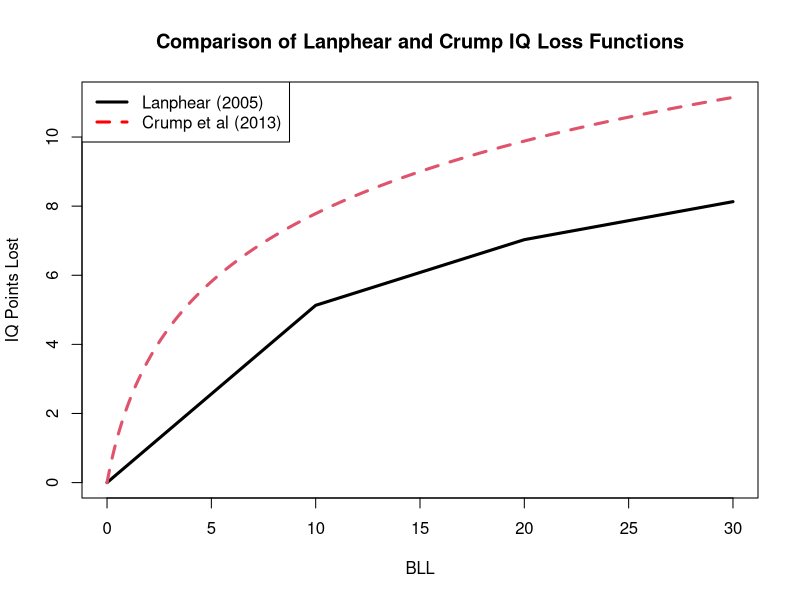

Generate this figure with R: (Note: this script raises an error after producing the figure.)
#-------------------------------------------------------------------------------
# 2024-03-24
#
# This is an alternative version of 2-calculate-IQ-loss.R that compares three 
# ways of calculating IQ losses: 
#
#   (1) Our preferred method from 2-calculate-IQ-loss.R based on fitting Beta
#       distributions to the GBD data and the Lanphear (2005) IQ loss function.
#
#   (2) Same as (1) except with beta * log(BLL + 1) from Crump et al.
#
#   (3) The method from Larsen and Sanchez-Triana (2023). This uses the same
#       IQ loss function as in (2) but a completely different way of estimating
#       the distribution of lead exposure levels in the population and a simpler
#       numerical approximation to the final integral. Details follow below.
#
# Below we compute the correlations between these three alternatives and make
# a pairs plot.
#-------------------------------------------------------------------------------

#-------------------------------------------------------------------------------
# IQ points lost as a function of BLL (Lanphear, 2005)
#-------------------------------------------------------------------------------
lanphear <- function(bll) {
  # In our other paper we multiplied this by 20568 to convert to a dollar cost.
  # Here we leave the result is in units of IQ points.
  pmin(bll, 10) * 0.513 + (bll >= 10) * pmin(bll - 10, 20 - 10) * 0.19 +
             (bll >= 20) * (bll - 20) * 0.11
}

#-------------------------------------------------------------------------------
# IQ points lost as a function of BLL (Crump et al 2013)
#-------------------------------------------------------------------------------
crump <- function(bll) {
  3.246 * log(bll + 1)
}

# Sanity check: should give roughly 5.8 and 7.8, respectively, according to the 
# appendix from Larsen & Sanchez-Triana (2023)
crump(c(5, 10))

# Compare crump() and lanphear() across a range of BLLs
bll_seq <- seq(0, 30, 0.01)
matplot(x = bll_seq,
        y = cbind(lanphear(bll_seq), crump(bll_seq)),
        type = 'l', lwd = 3, 
        xlab = 'BLL', 
        ylab = 'IQ Points Lost',
        main = 'Comparison of Lanphear and Crump IQ Loss Functions')
legend(x = 'topleft', legend = c('Lanphear (2005)', 'Crump et al (2013)'),
       lty = 1:2, lwd = 3, col = c('black', 'red'))

rm(bll_seq)
  
#-------------------------------------------------------------------------------
# To use the above relationship to calculate total (per person) IQ loss we need
# the *distribution* of BLLs, not merely simple summary statistics. In principal
# we could try to access the underlying models used by the GBD to construct this
# information for ourselves, but that would be very time-consuming. In our
# script 2-calculate-IQ-loss.R we considered three approaches that fit 
# a parametric distribution to the observed summary statistics:
#
# (1) A log-normal distribution with a mean equal to the empirical mean and 
#     scale parameter chosen to minimize the sum of squared errors of empirical
#     versus theoretical P(BLL > 5) and P(BLL > 10)
#
# (2) Ditto with a Beta distribution supported on [0, 100]
#
# (3) A three point discrete distribution. Put P(X > 10) probability on 10 and
#     P(X > 5) - P(X > 10) on 5. Ignore any costs from BLLs below 5 to get a 
#     *lower* bound 
#
# Based on comparisons of these methods on microdata from Illinois, we chose to
# use the second option in our main analyes. For the purposes of the comparisons
# in the present script, we only consider results for the Beta distribution
#-------------------------------------------------------------------------------


#-------------------------------------------------------------------------------
# Function to fit Beta distribution distribution
#
# Let a denote `shape1` and b denote `shape2` in `dbeta`. We use the fact that
# E(X) = [a / (a + b)] to *fix* the relationship between a and b by imposing
# (theoretical mean) = (empirical mean). In particular, solving for b gives
#
# b = a (1 - mu) / mu
# 
# where mu is shorthand for E(X). Notice that we divide the empirical mean by
# 100 because the beta distribution is supported on [0, 1]. This means that the
# maximum possible BLL is 100 micrograms/decliter.
#-------------------------------------------------------------------------------
get_beta_params <- function(avgbll, frac5plus, frac10plus) {
  max_bll <- 100 
  mu <- avgbll / max_bll
  f <- function(a) {
    theoretical <- pbeta(c(5, 10) / max_bll, 
                         shape1 = a, 
                         shape2 = a * (1 - mu) / mu,
                         lower.tail = FALSE)
    sum((theoretical - c(frac5plus, frac10plus))^2)
  }
  a_star <- optimize(f, c(0.0001, 10))$minimum
  b_star <- a_star * (1 - mu) / mu
  return(c(shape1 = a_star, shape2 = b_star))
}

#-------------------------------------------------------------------------------
# Compute beta parameters for all countries
#-------------------------------------------------------------------------------
bllGBD <- bllGBD |> 
  select(avgbll, frac5plus, frac10plus) |> 
  pmap_dfr(get_beta_params) |> 
  bind_cols(bllGBD) 
#relocate(shape1, shape2, .after = frac10plus)

#-------------------------------------------------------------------------------
# Compute integrated IQ loss for all countries: Beta version
#-------------------------------------------------------------------------------
get_beta_IQ_integral <- function(shape1, shape2, iq_loss) {
  # Beta density on [0, 100]
  f <- \(x) dbeta(x / 100, shape1, shape2) / 100 # Jacobian!
  integral <- integrate(\(x) f(x) * iq_loss(x), 0, Inf)
  return(integral$value)
}

get_IQ_integral_crump <- function(shape1, shape2) {
  get_beta_IQ_integral(shape1, shape2, iq_loss = crump)
}

get_IQ_integral_lanphear <- function(shape1, shape2) {
  get_beta_IQ_integral(shape1, shape2, iq_loss = lanphear)
}

bllGBD <- bllGBD |> 
  mutate(IQ_integral_lanphear = map2_dbl(shape1, shape2, get_IQ_integral_lanphear),
         IQ_integral_crump = map2_dbl(shape1, shape2, get_IQ_integral_crump))

#-------------------------------------------------------------------------------
# Larsen and Sanchez-Triana (2023) Approach
#
# The authors of this paper use a log-normal approximation to BLLs, but they're
# not totally explicit about how the do it. What follows is my best guess of 
# their procedure based on the explanation in their appendix.
# 
#  Step 1: Estimate standard deviations of BLLs
#   Using data from a paper by Ericson et al, which contains both means and SDs
#   of BLLs, they fit two regressions: one for adults and one for children. The
#   estimated regression functions are:
#
#     Function:   SD/BLL = alpha - beta * log(BLL)
#     Children:   (SD of BLL) = 1.79 - 0.627 * log(Mean of BLL)
#     Adults:     (SD of BLL) = 1.70 - 0.561 * log(Mean of BLL)
#
#  Step 2: Calibrate parameters of a Log-normal distribution
#   The parameters of a Log-normal distribution do *not* equal its mean and
#   standard deviation: they equal the mean and variance on the log scale. To 
#   convert from means and SDs on the "raw" scale to the parameters of the 
#   distribution, we can use the following equalities:
#   
#     mu = log { ([Mean BLL])^2 / sqrt([SD of BLL]^2 + [Mean BLL]^2) }
#     sigma = sqrt{ log[1 + (SD of BLL)^2 / (Mean BLL)^2]}
#
#   These formulas do not appear in the paper or its online appendix, so I'm 
#   only assuming that this is what they must have done.
# 
#  Step 3: Approximate the Integral
#   The authors use a somewhat complicated discrete approximation to in place of
#   our numerical integrals from above. First they define 101 "bins" of BLLs
#
#       i =   0:    BLL from  0.0 -  0.5 micrograms / dl
#       i =   1:    BLL from  0.5 -  1.0 micrograms / dl    
#       i =   2:    BLL from  1.0 -  1.5 micrograms / dl    
#         .
#         .
#         .
#       i =  99:    BLL from 49.5 - 50.0 micrograms / dl    
#       i = 100:    BLL > 50 micrograms / dl
#
#   Next, the assign probabilities to each bin according to the calibrated 
#   log-normal distribution. Let F be the CDF of this distribution and P(i) 
#   be the probability assigned to bin i. They set:
#
#       P(0) = F(0.5)
#       P(1) = F(1.0) - F(0.5)
#       P(2) = F(1.5) - F(1.0)
#            .
#            .
#            .
#       P(99) = F(50.0) - F(49.5)
#       P(100) = 1 - F(50)
#
#   Next they assign IQ point losses to each bin according to the bin *midpoint*
#   except in the last bin, where they evaluate at 50 micrograms / dl
#       
#       IQ(0) = crump(0.25)
#       IQ(1) = crump(0.75)
#       IQ(2) = crump(1.25)
#             .
#             .
#             .
#       IQ(99) = crump(49.75)
#       IQ(100) = crump(50)
#
#   Finally, they approximate lost IQ points from lead exposure as:
#
#       (Lost IQ Points) = Constant * [SUM(i = 0, ..., 100) of IQ(i) * P(i)]
#
#   There are two things I'm not clear about:
#
#       (1) I don't understand the choice of constant. They write: "We define
#           C_k / k [the constant] as the population under age five years in 
#           2019 with k=5 for consistency with the age of BLL measurements and 
#           IQ tests in the studies of the pooled analyses. Alternatively,
#           C_k may be defined as the birth cohort in 2019 adjusted for under-5
#           mortality rates with k=1."
#
#       (2) They have two different regression models for estimating the SD of
#           BLLs from the observed mean of BLLs: one for kids and one for adults.
#           Presumably they combine these to get overall parameters for the 
#           calibrated log-normal distribution but there's no explanation in the
#           paper. I can't think of an obvious way to do it.
#-------------------------------------------------------------------------------

raw_to_log_params <- function(E_X, SD_X) {
  # For X ~ Log-normal(mu, sigma) compute mu and sigma from E(X) and SD(X)
  E_X_squared <- SD_X^2 + E_X^2
  mu <- 2 * log(E_X) - 0.5 * log(E_X_squared)
  sigma <- sqrt(log(E_X_squared) - 2 * log(E_X))
  c(mu = mu, sigma = sigma)
}

# test get_lognormal_params
set.seed(1983)
x <- rlnorm(1e7, meanlog = 0.5, sdlog = 1.3)
raw_to_log_params(mean(x), sd(x))
rm(x)

#-------------------------------------------------------------------------------
# Compute lognormal parameters for all countries
#-------------------------------------------------------------------------------
get_lognormal_params <- function(avgbll) {
  sdbll <- 1.79 - 0.627 * log(avgbll)
  raw_to_log_params(avgbll, sdbll)
}

bllGBD <- bllGBD |> 
  select(avgbll) |> 
  pmap_dfr(get_lognormal_params) |> 
  bind_cols(bllGBD) 


#-------------------------------------------------------------------------------
# Function approximate the IQ loss integral in Larsen & Sanchez-Triana
#-------------------------------------------------------------------------------
get_Larsen_Sanchez_Triana <- function(mu, sigma) {
  
  lnorm_seq <- seq(from = 0, to = 50, by = 0.5)
  p <- c(diff(plnorm(lnorm_seq, mu, sigma)), 1 - plnorm(50, mu, sigma))
  
  bll_seq <- c(seq(from = 0.25, to = 50, by = 0.5), 50)
  iq <- crump(bll_seq)
  
  sum(p * iq)
}


#-------------------------------------------------------------------------------
# Compute the Larsen & Sanchez-Triana integral for all countries 
#-------------------------------------------------------------------------------
bllGBD <- bllGBD |> 
  mutate(IQ_Larsen_Sanchez_Triana = map2_dbl(mu, sigma, get_Larsen_Sanchez_Triana))


#-------------------------------------------------------------------------------
# Compare the three measures of lost IQ points
#-------------------------------------------------------------------------------
library(GGally)
bllGBD |> 
  select(starts_with('IQ_')) |> 
  ggpairs()

# clean up
#rm(get_beta_IQ_integral, get_beta_params, get_lnorm_params, get_lnorm_IQ_integral)



